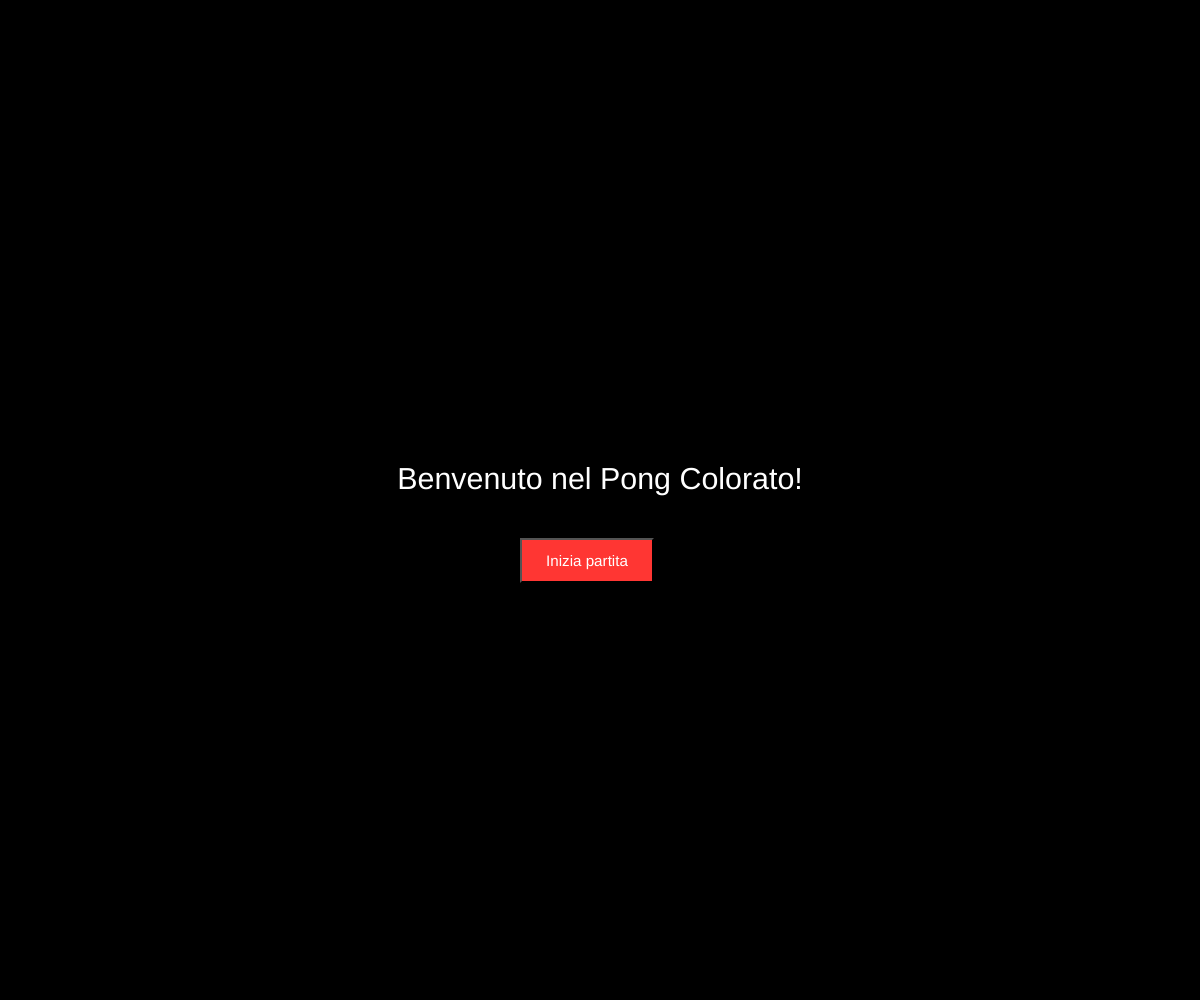
Frame 1 (no input)
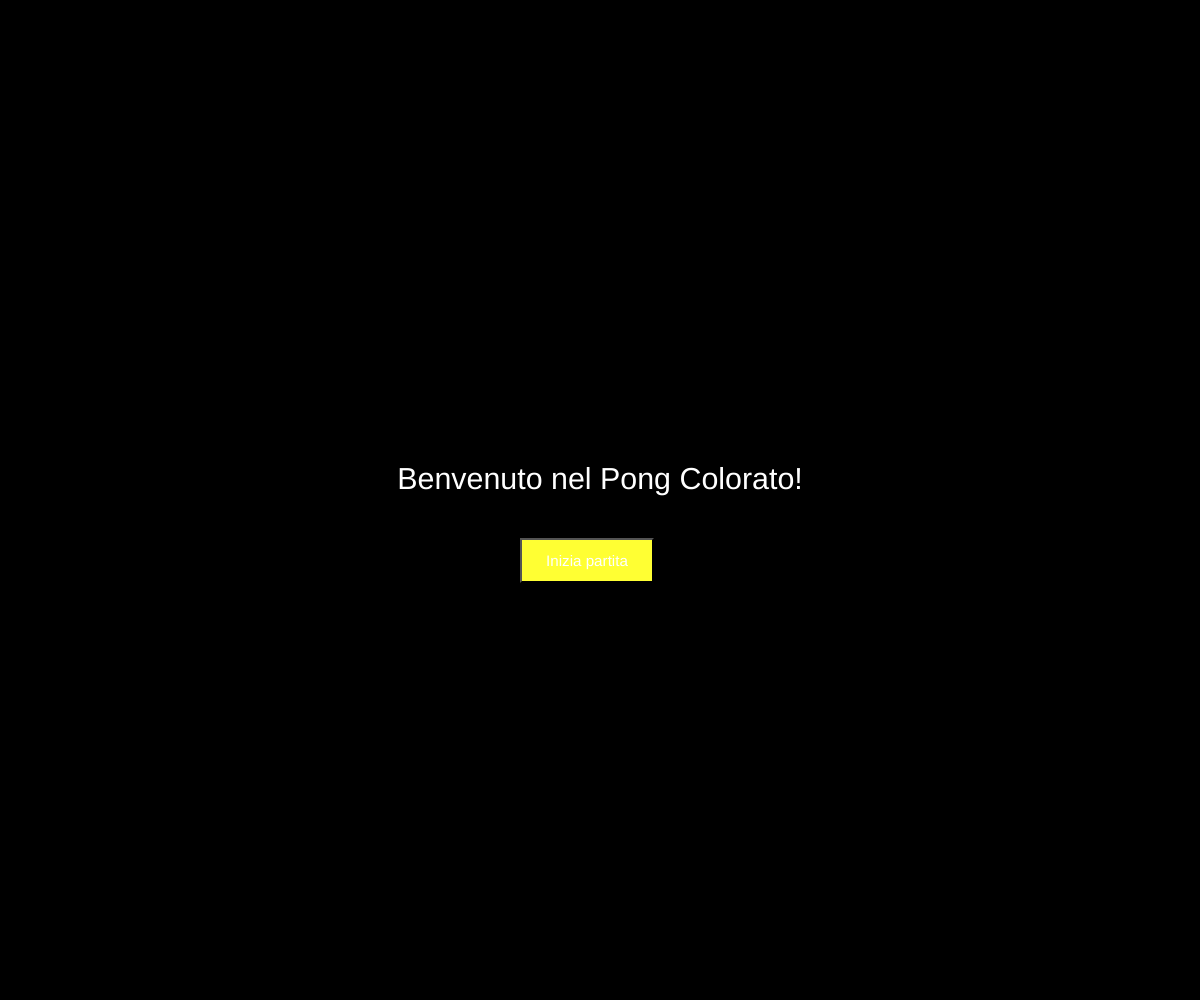
Frame 60 (no input)
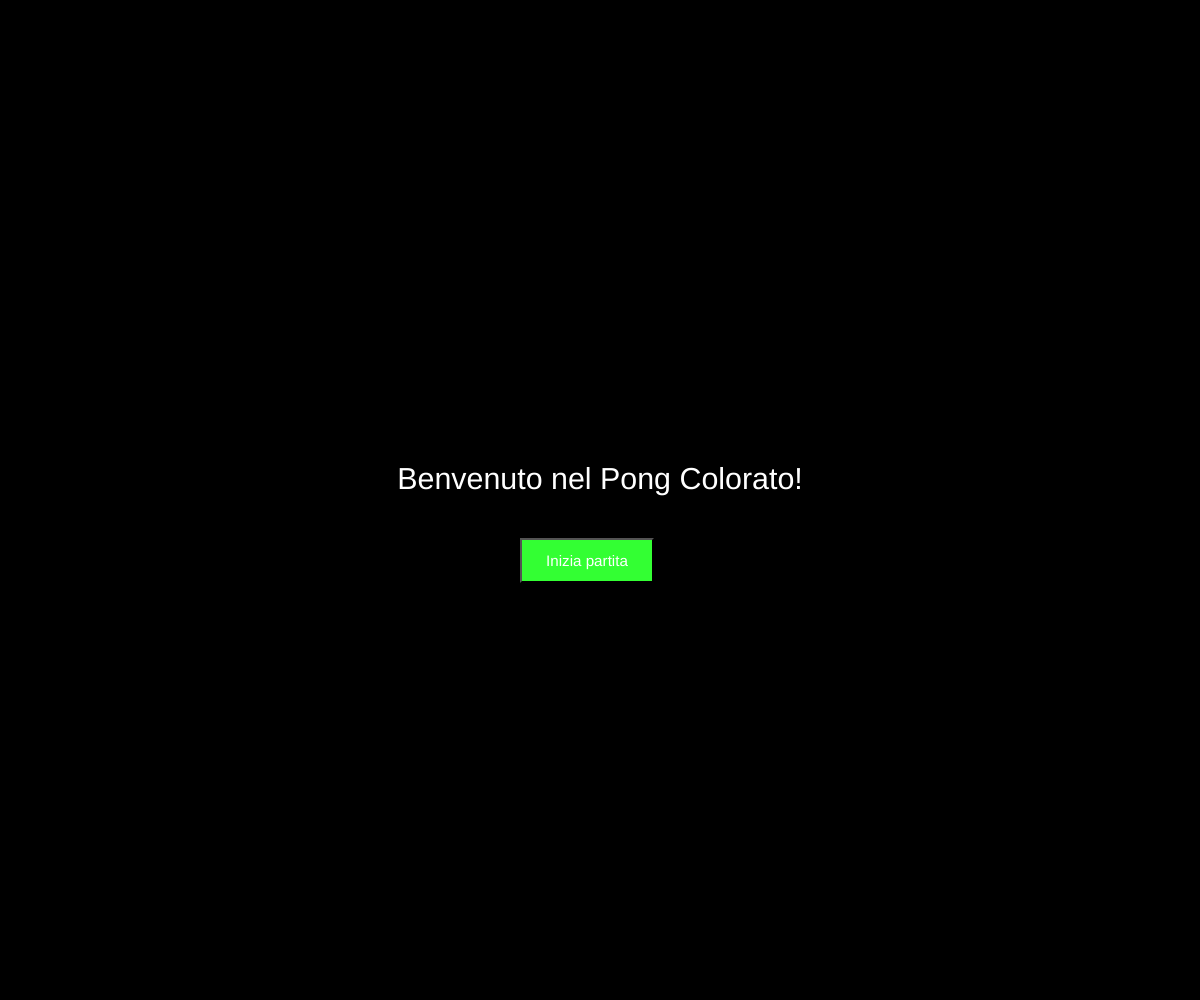
Frame 120 (the mouse pressed at the canvas centre since frame 60)

The p5.js sketch that drew these frames (run headless with seeded random() and noise() and a simulated clock; from frame 60 on, the mouse is pressed at the canvas centre):

// p5.js sketch
// ── sketch.js
let posX, velX;
let posY, velY;
let ballColor;
let ballSize;
let targetSize;

let paddleWidth, paddleHeight;
let p1Y, p2Y;
let paddleSpeed;

let score1 = 0;
let score2 = 0;

let trail = [];
let maxTrailLength = 30;

let gameStarted = false;
let button;

const BASE_WIDTH = 1600;
const BASE_HEIGHT = 1200;

let scaleX, scaleY, scale;
let buttonHue = 0; // <-- Variabile per cambiare colore del pulsante

function setup() {
  createCanvas(windowWidth, windowHeight);
  calculateScales();

  textAlign(CENTER, CENTER);
  textSize(48 * scale);
  colorMode(HSB, 360, 100, 100, 1);

  // Pulsante "Inizia partita"
  button = createButton("Inizia partita");
  button.position(width / 2 - 80, height / 2 + 60 * scale);  // più in basso
  button.style("font-size", `${24 * scale}px`);
  button.style("padding", "12px 24px");
  button.style("color", "white"); // Colore del testo del pulsante
  button.mousePressed(startGame);
}

function startGame() {
  gameStarted = true;
  button.hide();
  resetGame();
}

function resetGame() {
  score1 = 0;
  score2 = 0;

  posX = width / 2;
  posY = height / 2;
  velX = random([-1, 0.5]) * random(10, 21) * scale;
  velY = random([-1, 0.5]) * random(2, 15) * scale;

  ballColor = color(random(360), 80, 100);
  targetSize = random(60, 140) * scale;
  ballSize = targetSize;

  const uniformScale = min(scaleX, scaleY);
  paddleWidth = 40 * uniformScale;
  paddleHeight = 200 * uniformScale;
  paddleSpeed = 14 * uniformScale;

  p1Y = height / 2 - paddleHeight / 2;
  p2Y = height / 2 - paddleHeight / 2;

  trail = [];
}

function draw() {
  if (!gameStarted) {
    background(0);
    fill(0, 0, 100);
    text("Benvenuto nel Pong Colorato!", width / 2, height / 2 - 30 * scale);

    // Colore ciclico per il pulsante
    buttonHue = (buttonHue + 1) % 360;
    let btnColor = color(buttonHue, 80, 100);
    button.style("background-color", btnColor.toString());

    return;
  }

  background(0);

  posX += velX;
  posY += velY;

  if (posY <= 0 || posY >= height) {
    velY *= -1;
    cambiaAspetto();
  }

  if (posX <= 30 + paddleWidth && posY > p1Y && posY < p1Y + paddleHeight) {
    velX *= -1;
    cambiaAspetto();
    posX = 30 + paddleWidth + 1;
  }

  if (posX >= width - paddleWidth - 30 && posY > p2Y && posY < p2Y + paddleHeight) {
    velX *= -1;
    cambiaAspetto();
    posX = width - paddleWidth - 30 - 1;
  }

  if (posX < 0) {
    score2++;
    resetBall();
  } else if (posX > width) {
    score1++;
    resetBall();
  }

  trail.push({ x: posX, y: posY, size: ballSize, col: ballColor });

  if (trail.length > maxTrailLength) {
    trail.shift();
  }

  noStroke();
  for (let i = 0; i < trail.length; i++) {
    let alpha = map(i, 0, trail.length, 0, 0.7);
    let size = map(i, 0, trail.length, trail[i].size * 0.5, trail[i].size);
    fill(hue(trail[i].col), saturation(trail[i].col), brightness(trail[i].col), alpha);
    ellipse(trail[i].x, trail[i].y, size);
  }

  ballSize += (targetSize - ballSize) * 0.2;
  fill(ballColor);
  noStroke();
  drawingContext.shadowBlur = 120 * scale;
  drawingContext.shadowColor = ballColor;
  ellipse(posX, posY, ballSize);

  drawPaddles();
  movePlayers();
  showScore();
}

function cambiaAspetto() {
  ballColor = color(random(360), 80, 100);
  targetSize = random(60, 140) * scale;
}

function resetBall() {
  posX = width / 2;
  posY = height / 2;
  velX = random([-1, 1]) * random(10, 21) * scale;
  velY = random([-1, 1]) * random(10, 19) * scale;
  cambiaAspetto();
  trail = [];
}

function drawPaddles() {
  noStroke();

  // Player 1 - Azzurro, spostato a destra di 30 px
  fill(190, 80, 100); // HSB azzurro
  rect(30, p1Y, paddleWidth, paddleHeight);

  // Player 2 - Rosa, spostato a sinistra di 30 px
  fill(320, 80, 100); // HSB rosa
  rect(width - paddleWidth - 30, p2Y, paddleWidth, paddleHeight);
}

function movePlayers() {
  if (keyIsDown(87)) p1Y -= paddleSpeed;
  if (keyIsDown(83)) p1Y += paddleSpeed;
  if (keyIsDown(UP_ARROW)) p2Y -= paddleSpeed;
  if (keyIsDown(DOWN_ARROW)) p2Y += paddleSpeed;

  p1Y = constrain(p1Y, 0, height - paddleHeight);
  p2Y = constrain(p2Y, 0, height - paddleHeight);
}

function showScore() {
  fill(0, 0, 100);
  noStroke();

  // Punteggio principale
  textSize(64 * scale);
  text(score1 + " : " + score2, width / 2, 90 * scaleY);

  // Titolo
  textSize(48 * scale);
  text("PUNTEGGIO", width / 2, 160 * scaleY);

  // Istruzioni
  textSize(16 * scale); // più piccola
  text(
    "Premi le freccette per muovere il giocatore di destra e i tasti WASD per muovere il giocatore di sinistra",
    width / 2,
    210 * scaleY
  );

  // Icone
  drawKeyIcons();
}

function drawKeyIcons() {
  const size = 22 * scale; // più piccolo
  const spacing = 10 * scale;
  const baseY = 290 * scaleY;  // Ancora più in basso rispetto a prima

  // Frecce (a sinistra)
  drawArrowIcon(width / 2 - 160 * scale, baseY - size, "up", size);
  drawArrowIcon(width / 2 - 160 * scale, baseY + size, "down", size);
  drawArrowIcon(width / 2 - 200 * scale, baseY, "left", size);
  drawArrowIcon(width / 2 - 120 * scale, baseY, "right", size);

  // WASD (a destra)
  drawKeyIcon(width / 2 + 120 * scale, baseY - size, "W", size);
  drawKeyIcon(width / 2 + 80 * scale, baseY, "A", size);
  drawKeyIcon(width / 2 + 120 * scale, baseY, "S", size);
  drawKeyIcon(width / 2 + 160 * scale, baseY, "D", size);
}

function drawArrowIcon(x, y, direction, size) {
  push();
  translate(x, y);
  fill(255);
  noStroke();
  beginShape();
  if (direction === "up") {
    vertex(0, -size / 2);
    vertex(-size / 2, size / 2);
    vertex(size / 2, size / 2);
  } else if (direction === "down") {
    vertex(0, size / 2);
    vertex(-size / 2, -size / 2);
    vertex(size / 2, -size / 2);
  } else if (direction === "left") {
    vertex(-size / 2, 0);
    vertex(size / 2, -size / 2);
    vertex(size / 2, size / 2);
  } else if (direction === "right") {
    vertex(size / 2, 0);
    vertex(-size / 2, -size / 2);
    vertex(-size / 2, size / 2);
  }
  endShape(CLOSE);
  pop();
}

function drawKeyIcon(x, y, letter, size) {
  push();
  translate(x, y);
  rectMode(CENTER);
  fill(255);
  stroke(0);
  strokeWeight(1.5);
  rect(0, 0, size, size, 4 * scale);
  fill(0);
  noStroke();
  textSize(size * 0.6);
  textAlign(CENTER, CENTER);
  text(letter, 0, 0);
  pop();
}

function calculateScales() {
  scaleX = windowWidth / BASE_WIDTH;
  scaleY = windowHeight / BASE_HEIGHT;
  scale = ((scaleX + scaleY) / 2) * 0.8;
}

function windowResized() {
  resizeCanvas(windowWidth, windowHeight);
  calculateScales();

  if (!gameStarted) {
    button.position(width / 2 - 80, height / 2 + 60 * scale);
  }

  const uniformScale = min(scaleX, scaleY);
  paddleWidth = 40 * uniformScale;
  paddleHeight = 200 * uniformScale;
  paddleSpeed = 14 * uniformScale;

  p1Y = constrain(p1Y, 0, height - paddleHeight);
  p2Y = constrain(p2Y, 0, height - paddleHeight);
}
